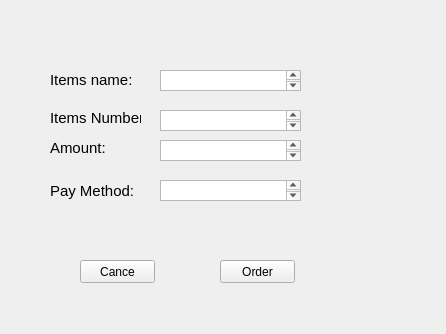
<?xml version="1.0" encoding="UTF-8"?>
<ui version="4.0">
 <class>Form</class>
 <widget class="QWidget" name="Form">
  <property name="geometry">
   <rect>
    <x>0</x>
    <y>0</y>
    <width>446</width>
    <height>334</height>
   </rect>
  </property>
  <property name="windowTitle">
   <string>Form</string>
  </property>
  <widget class="QTextEdit" name="itName">
   <property name="geometry">
    <rect>
     <x>160</x>
     <y>70</y>
     <width>141</width>
     <height>21</height>
    </rect>
   </property>
  </widget>
  <widget class="QLabel" name="label">
   <property name="geometry">
    <rect>
     <x>50</x>
     <y>70</y>
     <width>101</width>
     <height>20</height>
    </rect>
   </property>
   <property name="font">
    <font>
     <family>Arial</family>
     <pointsize>11</pointsize>
    </font>
   </property>
   <property name="text">
    <string>Items name:</string>
   </property>
  </widget>
  <widget class="QLabel" name="label_2">
   <property name="geometry">
    <rect>
     <x>50</x>
     <y>140</y>
     <width>111</width>
     <height>16</height>
    </rect>
   </property>
   <property name="font">
    <font>
     <family>Arial</family>
     <pointsize>11</pointsize>
    </font>
   </property>
   <property name="text">
    <string>Amount:</string>
   </property>
  </widget>
  <widget class="QTextEdit" name="itAmount">
   <property name="geometry">
    <rect>
     <x>160</x>
     <y>140</y>
     <width>141</width>
     <height>21</height>
    </rect>
   </property>
  </widget>
  <widget class="QLabel" name="label_3">
   <property name="geometry">
    <rect>
     <x>50</x>
     <y>180</y>
     <width>111</width>
     <height>21</height>
    </rect>
   </property>
   <property name="font">
    <font>
     <family>Arial</family>
     <pointsize>11</pointsize>
    </font>
   </property>
   <property name="text">
    <string>Pay Method:</string>
   </property>
  </widget>
  <widget class="QLabel" name="label_4">
   <property name="geometry">
    <rect>
     <x>50</x>
     <y>110</y>
     <width>91</width>
     <height>16</height>
    </rect>
   </property>
   <property name="font">
    <font>
     <family>Arial</family>
     <pointsize>11</pointsize>
    </font>
   </property>
   <property name="text">
    <string>Items Number:</string>
   </property>
  </widget>
  <widget class="QTextEdit" name="itNumber">
   <property name="geometry">
    <rect>
     <x>160</x>
     <y>110</y>
     <width>141</width>
     <height>21</height>
    </rect>
   </property>
  </widget>
  <widget class="QTextEdit" name="itPayMethod">
   <property name="geometry">
    <rect>
     <x>160</x>
     <y>180</y>
     <width>141</width>
     <height>21</height>
    </rect>
   </property>
  </widget>
  <widget class="QPushButton" name="itOrder">
   <property name="geometry">
    <rect>
     <x>220</x>
     <y>260</y>
     <width>75</width>
     <height>23</height>
    </rect>
   </property>
   <property name="text">
    <string>Order</string>
   </property>
  </widget>
  <widget class="QPushButton" name="itCancel">
   <property name="geometry">
    <rect>
     <x>80</x>
     <y>260</y>
     <width>75</width>
     <height>23</height>
    </rect>
   </property>
   <property name="text">
    <string>Cance</string>
   </property>
  </widget>
 </widget>
 <resources/>
 <connections/>
</ui>
